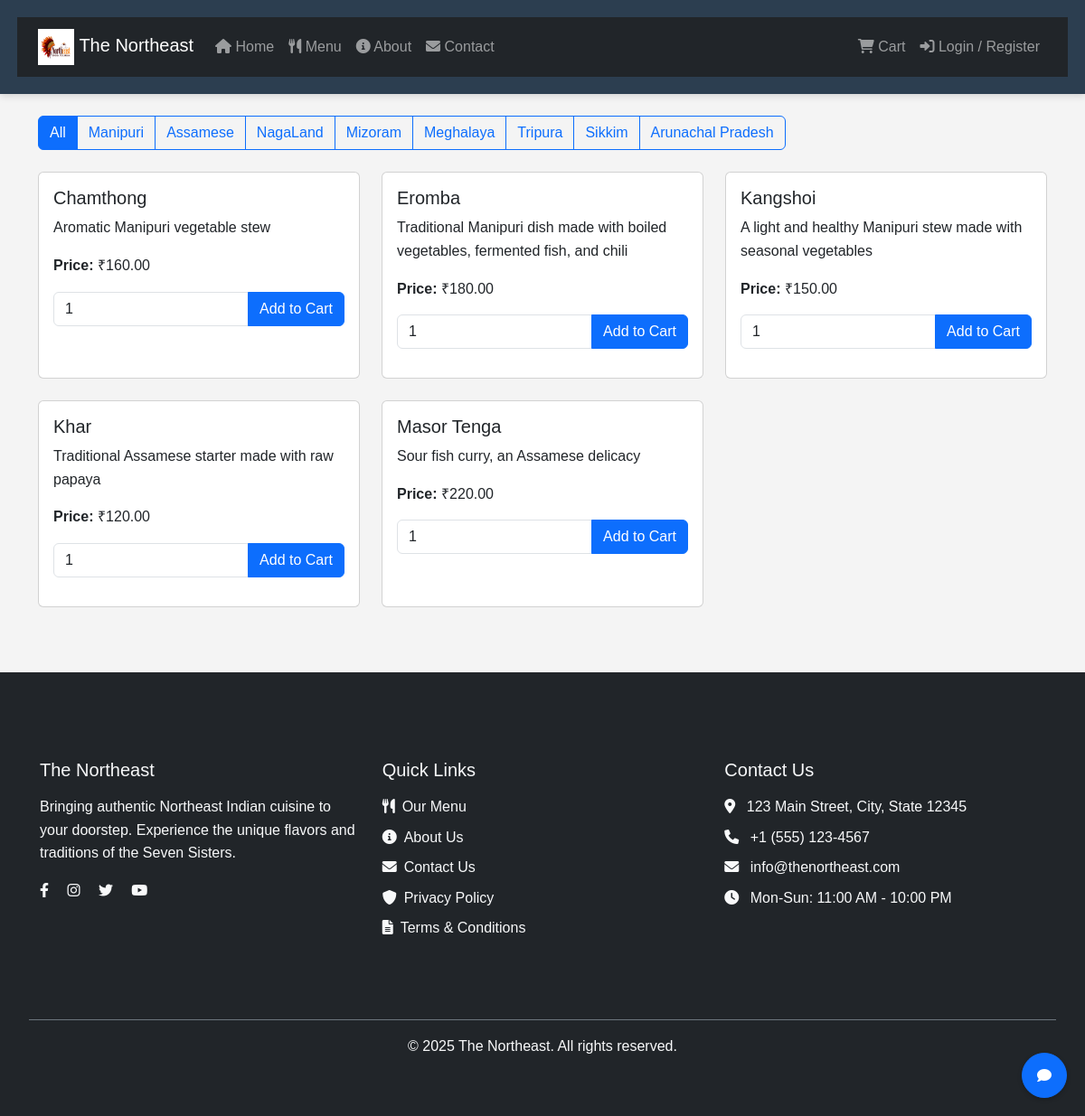
The app's page /php/views/menu.php with its own data.
### tables this page shows
CREATE TABLE `dishes` (
  `dish_id` INT NOT NULL AUTO_INCREMENT,
  `name` VARCHAR(255) NOT NULL,
  `description` TEXT,
  `price` DECIMAL(10,2) NOT NULL,
  `category` ENUM('Manipuri','Assamese','NagaLand','Mizoram','Meghalaya','Tripura','Sikkim','Arunachal Pradesh') NOT NULL,
  `image_url` VARCHAR(255),
  `image_blob` MEDIUMBLOB,
  `image_type` VARCHAR(50),
  `available` TINYINT(1) DEFAULT 1,
  PRIMARY KEY (`dish_id`)
);

### php/helpers.php (called while the page is built, shortened)
<?php
function base_url() {
    return BASE_URL;
}
function url($path = '') {
    return rtrim(base_url(), '/') . '/' . ltrim($path, '/');
}
function current_path() {
    $path = parse_url($_SERVER['REQUEST_URI'], PHP_URL_PATH);
    return str_replace(base_url(), '', $path) ?: '/';
}
function is_current_path($path) {
    return current_path() === '/' . ltrim($path, '/');
}
function isLoggedIn() {
    return isset($_SESSION['user_id']);
}

### php/models/Dish.php (called while the page is built, shortened)
<?php
class Dish {
    private $pdo;
    public function __construct($pdo) {
        $this->pdo = $pdo;
    }
    public function getAllDishes($page = 1, $perPage = 12, $category = null) {
        try {
            $offset = ($page - 1) * $perPage;
            $params = [];
            $sql = 'SELECT * FROM dishes WHERE 1=1';
            $sql .= ' ORDER BY name ASC LIMIT ? OFFSET ?';
            $params[] = $perPage;
            $params[] = $offset;
            $stmt = $this->pdo->prepare($sql);
            $stmt->execute($params);
            return $stmt->fetchAll(PDO::FETCH_ASSOC);
        } catch (PDOException $e) {
            error_log("Error getting dishes: " . $e->getMessage());
            return [];
        }
    }
}

### php/views/menu.php (the view, shortened to what this page needs)
<?php
require_once dirname(__DIR__) . '/db.php';
require_once dirname(__DIR__) . '/models/Dish.php';
require_once dirname(__DIR__) . '/helpers.php';
$dishModel = new Dish($pdo);
$category = isset($_GET['category']) ? sanitizeInput($_GET['category']) : null;
$page = isset($_GET['page']) ? max(1, (int)$_GET['page']) : 1;
$perPage = 12;
$dishes = $dishModel->getAllDishes($page, $perPage, $category);
$categories = [
    'Manipuri',
    'Assamese',
    'NagaLand',
    'Mizoram',
    'Meghalaya',
    'Tripura',
    'Sikkim',
    'Arunachal Pradesh'
];
include 'header.php';
?>
<div class="container mt-4">
    <div class="row mb-4">
        <div class="col">
            <div class="btn-group">
                <a href="menu.php" class="btn btn-outline-primary <?php echo !$category ? 'active' : ''; ?>">All</a>
                <?php foreach ($categories as $cat): ?>
                    <a href="menu.php?category=<?php echo urlencode($cat); ?>"
                       class="btn btn-outline-primary <?php echo $category === $cat ? 'active' : ''; ?>">
                        <?php echo htmlspecialchars($cat); ?>
                    </a>
                <?php endforeach; ?>
            </div>
        </div>
    </div>
    <div class="row">
        <?php if (empty($dishes)): ?>
            <div class="col">
                <div class="alert alert-info">
                    No dishes found<?php echo $category ? ' in ' . htmlspecialchars($category) . ' category' : ''; ?>.
                </div>
            </div>
        <?php else: ?>
            <?php foreach ($dishes as $dish): ?>
                <div class="col-md-4 mb-4">
                    <div class="card h-100">
                        <div class="card-body">
                            <h5 class="card-title"><?php echo htmlspecialchars($dish['name']); ?></h5>
                            <p class="card-text"><?php echo htmlspecialchars($dish['description']); ?></p>
                            <p class="card-text">
                                <strong>Price: </strong>₹<?php echo number_format($dish['price'], 2); ?>
                            </p>
                            <?php if ($dish['available']): ?>
                                <form action="/fooddelivery/php/controllers/cart_controller.php" method="POST">
                                    <div class="input-group mb-3">
                                        <input type="number" name="quantity" class="form-control" value="1" min="1" max="10">
                                        <button type="submit" class="btn btn-primary">Add to Cart</button>
                                    </div>
                                </form>
                            <?php else: ?>
                                <button class="btn btn-secondary" disabled>Currently Unavailable</button>
                            <?php endif; ?>
                        </div>
                    </div>
                </div>
            <?php endforeach; ?>
        <?php endif; ?>
    </div>
</div>
<?php include 'footer.php'; ?>
<?php require_once 'footer.php'; ?>

### php/views/header.php (shortened to what this page needs)
<?php
require_once __DIR__ . '/../helpers.php';
?>
<!DOCTYPE html>
<html lang="en">
<head>
    <link href="https://cdn.jsdelivr.net/npm/bootstrap@5.3.2/dist/css/bootstrap.min.css" rel="stylesheet">
    <link href="https://cdnjs.cloudflare.com/ajax/libs/font-awesome/6.0.0/css/all.min.css" rel="stylesheet">
    <link href="<?= url('css/style.css') ?>" rel="stylesheet">
</head>
<body>
    <header class="header">
        <nav class="navbar navbar-expand-lg navbar-dark bg-dark">
            <div class="container">
                <a class="navbar-brand" href="<?= url('/') ?>">
                    <img src="<?= url('images/logo.png') ?>" alt="The Northeast Logo" height="40">
                    The Northeast
                </a>
                <div class="collapse navbar-collapse" id="navbarMain">
                    <ul class="navbar-nav me-auto mb-2 mb-lg-0">
                        <li class="nav-item">
                            <a class="nav-link <?= is_current_path('/') ? 'active' : '' ?>" href="<?= url('/') ?>">
                                <i class="fas fa-home"></i> Home
                            </a>
                        </li>
                        <li class="nav-item">
                            <a class="nav-link <?= is_current_path('menu') ? 'active' : '' ?>" href="<?= url('php/views/menu.php') ?>">
                                <i class="fas fa-utensils"></i> Menu
                            </a>
                        </li>
                        <li class="nav-item">
                            <a class="nav-link <?= is_current_path('about') ? 'active' : '' ?>" href="<?= url('php/views/about.php') ?>">
                                <i class="fas fa-info-circle"></i> About
                            </a>
                        </li>
                        <li class="nav-item">
                            <a class="nav-link <?= is_current_path('contact') ? 'active' : '' ?>" href="<?= url('php/views/contact.php') ?>">
                                <i class="fas fa-envelope"></i> Contact
                            </a>
                        </li>
                    </ul>
                    <ul class="navbar-nav ms-auto">
                        <li class="nav-item">
                            <a class="nav-link <?= is_current_path('cart') ? 'active' : '' ?>" href="<?= url('php/views/cart.php') ?>">
                                <i class="fas fa-shopping-cart"></i> Cart
                            </a>
                        </li>
                        <?php if (isLoggedIn()): ?>
                            <li class="nav-item dropdown">
                                <a class="nav-link dropdown-toggle" href="#" id="userDropdown" role="button" data-bs-toggle="dropdown" aria-expanded="false">
                                    <i class="fas fa-user"></i> My Account
                                </a>
                                <ul class="dropdown-menu dropdown-menu-end" aria-labelledby="userDropdown">
                                    <li>
                                        <a class="dropdown-item" href="<?= url('php/views/profile.php') ?>">
                                            <i class="fas fa-user-circle"></i> Profile
                                        </a>
                                    </li>
                                    <li>
                                        <a class="dropdown-item" href="<?= url('php/views/orders.php') ?>">
                                            <i class="fas fa-list"></i> My Orders
                                        </a>
                                    </li>
                                    <?php if (isAdmin()): ?>
                                        <li><hr class="dropdown-divider"></li>
                                        <li>
                                            <a class="dropdown-item" href="<?= url('php/views/admin/dashboard.php') ?>">
                                                <i class="fas fa-cog"></i> Admin Panel
                                            </a>
                                        </li>
                                    <?php endif; ?>
                                    <li><hr class="dropdown-divider"></li>
                                    <li>
                                        <a class="dropdown-item" href="<?= url('php/controllers/auth_controller.php?action=logout') ?>">
                                            <i class="fas fa-sign-out-alt"></i> Logout
                                        </a>
                                    </li>
                                </ul>
                            </li>
                        <?php else: ?>
                            <li class="nav-item">
                                <a class="nav-link <?= is_current_path('login') ? 'active' : '' ?>" href="<?= url('php/views/login.php') ?>">
                                    <i class="fas fa-sign-in-alt"></i> Login / Register
                                </a>
                            </li>
                        <?php endif; ?>
                    </ul>
                </div>
            </div>
        </nav>
    </header>
</body>
</html>

### php/views/footer.php (shortened to what this page needs)
<footer class="footer bg-dark text-light mt-5">
    <div class="container py-5">
        <div class="row">
            <div class="col-md-4 mb-4">
                <h5 class="mb-3">The Northeast</h5>
                <p>Bringing authentic Northeast Indian cuisine to your doorstep. Experience the unique flavors and traditions of the Seven Sisters.</p>
                <div class="social-links">
                    <a href="#" class="text-light me-3"><i class="fab fa-facebook-f"></i></a>
                    <a href="#" class="text-light me-3"><i class="fab fa-instagram"></i></a>
                    <a href="#" class="text-light me-3"><i class="fab fa-twitter"></i></a>
                    <a href="#" class="text-light"><i class="fab fa-youtube"></i></a>
                </div>
            </div>
            <div class="col-md-4 mb-4">
                <h5 class="mb-3">Quick Links</h5>
                <ul class="list-unstyled">
                    <li class="mb-2">
                        <a href="<?= url('php/views/menu.php') ?>" class="text-light text-decoration-none">
                            <i class="fas fa-utensils me-2"></i>Our Menu
                        </a>
                    </li>
                    <li class="mb-2">
                        <a href="<?= url('about') ?>" class="text-light text-decoration-none">
                            <i class="fas fa-info-circle me-2"></i>About Us
                        </a>
                    </li>
                    <li class="mb-2">
                        <a href="<?= url('contact') ?>" class="text-light text-decoration-none">
                            <i class="fas fa-envelope me-2"></i>Contact Us
                        </a>
                    </li>
                    <li class="mb-2">
                        <a href="<?= url('php/views/privacy.php') ?>" class="text-light text-decoration-none">
                            <i class="fas fa-shield-alt me-2"></i>Privacy Policy
                        </a>
                    </li>
                    <li>
                        <a href="<?= url('php/views/terms.php') ?>" class="text-light text-decoration-none">
                            <i class="fas fa-file-alt me-2"></i>Terms & Conditions
                        </a>
                    </li>
                </ul>
            </div>
            <div class="col-md-4 mb-4">
                <h5 class="mb-3">Contact Us</h5>
                <ul class="list-unstyled">
                    <li class="mb-2">
                        <i class="fas fa-map-marker-alt me-2"></i>
                        123 Main Street, City, State 12345
                    </li>
                    <li class="mb-2">
                        <i class="fas fa-phone me-2"></i>
                        +1 (555) 123-4567
                    </li>
                    <li class="mb-2">
                        <i class="fas fa-envelope me-2"></i>
                        info@thenortheast.com
                    </li>
                    <li>
                        <i class="fas fa-clock me-2"></i>
                        Mon-Sun: 11:00 AM - 10:00 PM
                    </li>
                </ul>
            </div>
        </div>
    </div>
    <div class="text-center py-3 border-top border-secondary">
        <p class="mb-0">&copy; <?= date('Y') ?> The Northeast. All rights reserved.</p>
    </div>
</footer>
<button type="button" class="btn btn-primary message-btn" data-bs-toggle="modal" data-bs-target="#messageModal">
    <i class="fas fa-comment"></i>
</button>
</body>
</html>

### css/style.css (style rules this page uses)
* { margin: 0; padding: 0; box-sizing: border-box; }
body { font-family: Arial, sans-serif; line-height: 1.6; background-color: #f4f4f4; }
.header { background-color: #2c3e50; padding: 1.2rem; box-shadow: 0 2px 8px rgba(0,0,0,0.15); }
.footer { background-color: #2c3e50; color: white; padding: 3rem 2rem; margin-top: 4rem; }

### php/views/footer.php (style rules this page uses)
.message-btn { position: fixed; bottom: 20px; right: 20px; z-index: 1000; border-radius: 50%; width: 50px; height: 50px; display: flex; align-items: center; justify-content: center; box-shadow: 0 2px 5px rgba(0,0,0,0.2); }

### records on screen
dishes: name "Chamthong", description "Aromatic Manipuri vegetable stew", price "160.00"
dishes: name "Eromba", description "Traditional Manipuri dish made with boiled vegetables, fermented fish, and chili", price "180.00"
dishes: name "Kangshoi", description "A light and healthy Manipuri stew made with seasonal vegetables", price "150.00"
dishes: name "Khar", description "Traditional Assamese starter made with raw papaya", price "120.00"
dishes: name "Masor Tenga", description "Sour fish curry, an Assamese delicacy", price "220.00"

### other values on screen
$cat "Manipuri"
$cat "Assamese"
$cat "NagaLand"
$cat "Mizoram"
$cat "Meghalaya"
$cat "Tripura"
$cat "Sikkim"
$cat "Arunachal Pradesh"
